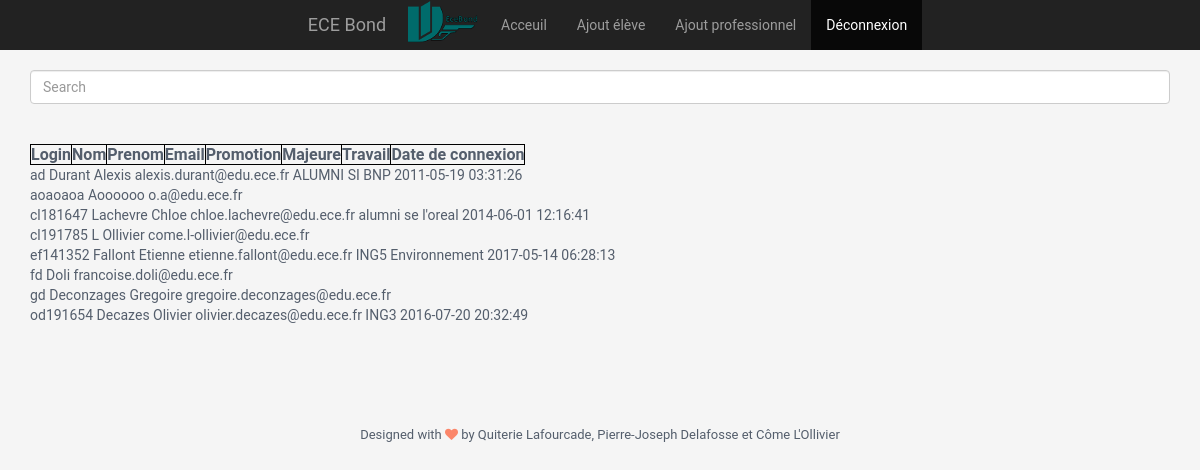
/HomeAdmin.php, run on an earlier commit of the app's database.
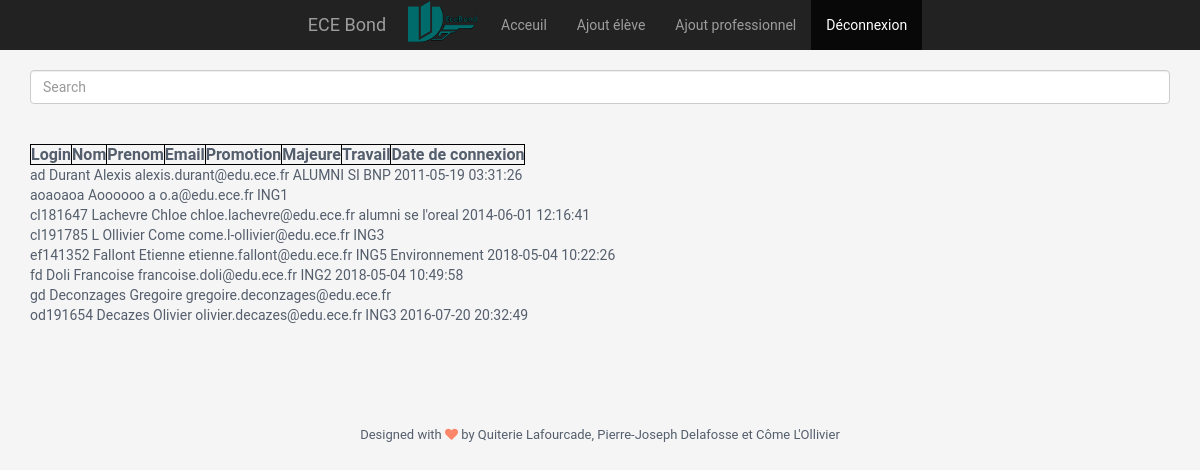
And on a later commit of the database.
### tables this page shows
CREATE TABLE IF NOT EXISTS `utilisateur` (
  `login` varchar(10) NOT NULL,
  `email` varchar(60) NOT NULL,
  `nom` varchar(60) NOT NULL,
  `prenom` varchar(60) DEFAULT NULL,
  `password` varchar(20) DEFAULT NULL,
  `anniversaire` date DEFAULT NULL,
  `travail` varchar(50) DEFAULT NULL,
  `promotion` varchar(30) DEFAULT NULL,
  `majeure` varchar(30) DEFAULT NULL,
  `photoprofil` varchar(255) DEFAULT NULL,
  `dateco` datetime DEFAULT NULL,
  `formations` text,
  `experiences` text,
  `photofond` varchar(255) DEFAULT NULL,
  PRIMARY KEY (`login`)
);

### HomeAdmin.php (the view, shortened to what this page needs)
<html xmlns="http://www.w3.org/1999/html">
<head>
    <link rel="stylesheet" href="https://maxcdn.bootstrapcdn.com/bootstrap/3.3.7/css/bootstrap.min.css">
    <link rel="stylesheet" href="assets/plugins/bootstrap/css/bootstrap.min.css">
    <link rel="stylesheet" href="assets/plugins/font-awesome/css/font-awesome.css">
    <link id="theme-style" rel="stylesheet" href="assets/css/styles.css">
    <link rel="stylesheet" href="assets/css/docs.css">
</head>
<body>
<nav class="navbar-inverse navbar-fixed-top">
    <div class="container-fluid input-group">
        <div class="navbar-header">
            <a> <img src="assets/images/Icon_ECEBond.PNG" href="#"> </a>
            <a class="navbar-brand" href="HomeAdmin.php">ECE Bond</a>
        </div>
        <ul class="nav navbar-nav navbar-right">
            <li><a href="HomeAdmin.php">Acceuil</a></li>
            <li><a href="inscription.php">Ajout élève</a></li>
            <li><a href="#">Ajout professionnel</a></li>
            <li class="active"><a href="Pagedaccueil.php">Déconnexion</a></li>
        </ul>
    </div>
</nav>
<div>
<left>
    <br>
    <br>
    <input type="text" class="form-control" placeholder="Search" name="search"></input>
</left>
    <div>
	   <table>
<br/>
<br/>
            <tr>
                <th>  Login </th>
                <th>  Nom  </th>
                <th>  Prenom  </th>
                <th>  Email   </th>
                <th>  Promotion  </th>
                <th>  Majeure   </th>
				<th>  Travail   </th>
                <th>  Date de connexion   </th>
            </tr>
			</table>
<?php
		$bdd = new PDO('mysql:host=localhost;dbname=ecebond;charset=utf8', 'root', '');
		$reponse = $bdd->query("SELECT * FROM utilisateur ");
		while($row = $reponse->fetch())
		{
			$login = $row['login'];
		$email = $row['email'];
        $nom = $row['nom'];
        $prenom = $row['prenom'];
        $travail = $row['travail'];
        $promotion = $row['promotion'];
        $majeure = $row['majeure'];
		$dateco = $row['dateco'];
		if($travail=="NULL")
		{
			$travail = "";
		}
		if($majeure=="NULL")
		{
			$majeure = "";
		}
			echo '<div> '.$login.' '.$nom.' '.$prenom.' '.$email.' '.$promotion.' '.$majeure.' '.$travail.' '.$dateco.'</div>';
		}
?>
	</div>
    <footer class="footer">
        <div class="text-center">
            <small class="copyright">Designed with <i class="fa fa-heart"></i> by Quiterie Lafourcade, Pierre-Joseph Delafosse et Côme L'Ollivier</small>
        </div>
    </footer>
</body>
</html>

What changed in the data, as far as the page shows it:
changed utilisateur "aoaoaoa": prenom (not shown) → "a"; promotion (not shown) → "ING1"
changed utilisateur "cl191785": prenom (not shown) → "Come"; promotion (not shown) → "ING3"
changed utilisateur "ef141352": dateco "2017-05-14 06:28:13" → "2018-05-04 10:22:26"
changed utilisateur "fd": prenom (not shown) → "Francoise"; promotion (not shown) → "ING2"; dateco (not shown) → "2018-05-04 10:49:58"
